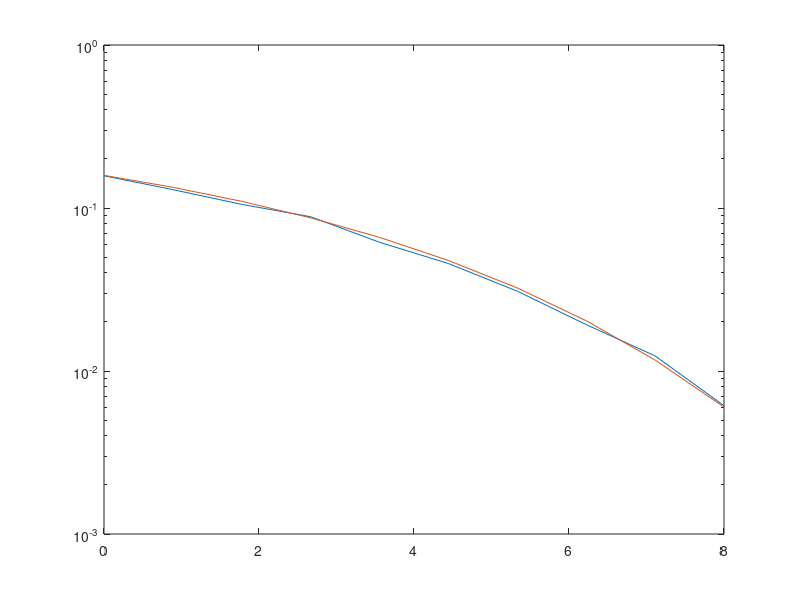

The MATLAB script that drew this image:
% BER of BFSK modulation with AWGN

% generate bits 
N = 1000*8; 
msg = randi([0,1], 1, N);

dim = 2;

% modulate 
% bit 1 -> +1, 0 -> j
x = zeros(1, N);
x( msg == 1 ) = +1;
x( msg == 0 ) = 1i;

% add noise
% signal to noise per bit
% S / N = Eb / N0 . fb / B
% Es / N0 = Eb / N0 . log2 (M)
itrs=10;
ber_arr = zeros(1,itrs);
EbN0_arr = linspace(0,8,itrs);
% EbN0 = 0; 
for id = 1:itrs
    EbN0 = EbN0_arr(id);    
    % EbN0 = 5;
    EbN0_watts = db2pow(EbN0);
    % mu = 0; sigma=2;
    sigma = sqrt(1/(2*EbN0_watts)); mu=0;
    n = (normrnd(mu, sigma,1, N) + 1i*normrnd(mu, sigma,1, N));
    
    r = x+n;

    % Decision + demodulation
    y = zeros(1,N);
    y( real(r) >  imag(r) ) = 1;
    y( real(r) <=  imag(r) ) = 0;

    [~, ber] = biterr(y, msg);

    ber_arr(id) = ber;
end
% scatterplot(x)
% scatterplot(y)
% plot(ber_arr)

semilogy(EbN0_arr, ber_arr)
ber_arr_th = (1/2).*erfc(sqrt(db2pow(EbN0_arr)./2));
hold on
semilogy(EbN0_arr, ber_arr_th)
